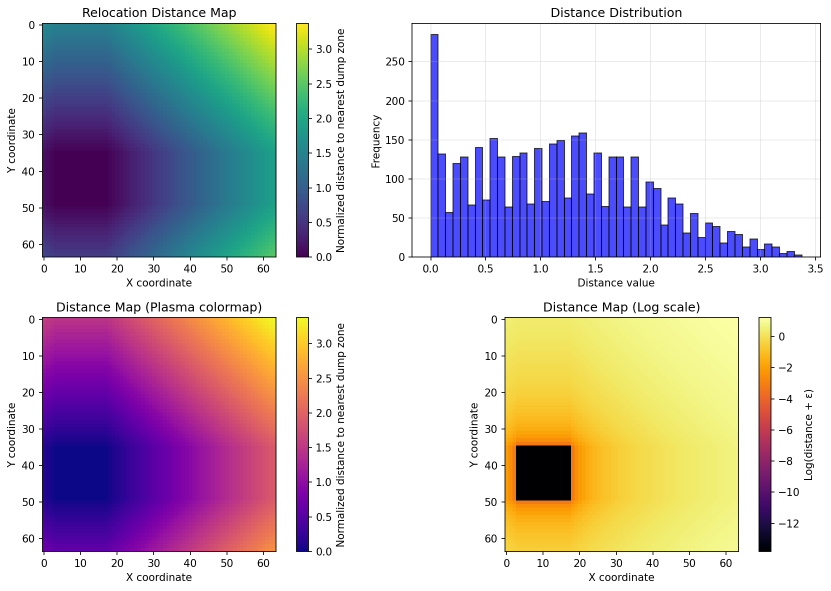
#> input picture trenches_sep_distance_1.png, 1662 x 1181 px (shown at 1/2 size)
$ python screenshot_grid.py .. out.png
#> lines starting #> are read from the running program, lines starting #| are printed output that depends on the picture
#!/usr/bin/env python3
"""Create a marked grid view from a directory of screenshot frames."""

from __future__ import annotations

import argparse
import math
import re
from pathlib import Path
from typing import Iterable

try:
    from PIL import Image, ImageDraw, ImageFont
except ImportError as exc:  # pragma: no cover - depends on local environment
    raise SystemExit(
        "This script needs Pillow. Install it with `pip install pillow` or run it "
        "inside the repo's `terra` conda environment."
    ) from exc


IMAGE_SUFFIXES = {".png", ".jpg", ".jpeg", ".webp"}


def natural_key(path: Path) -> list[int | str]:
    parts = re.split(r"(\d+)", path.name.lower())
    return [int(part) if part.isdigit() else part for part in parts]


def parse_color(value: str) -> tuple[int, int, int, int]:
    value = value.strip().lstrip("#")
    if len(value) not in (6, 8):
        raise ValueError("Colors must be hex RGB or RGBA, e.g. ffffff or ffffffff")
    channels = [int(value[i : i + 2], 16) for i in range(0, len(value), 2)]
    if len(channels) == 3:
        channels.append(255)
    return tuple(channels)  # type: ignore[return-value]


def parse_crop(crop: str | None) -> tuple[int, int, int, int] | None:
    if crop is None:
        return None
    values = [int(value.strip()) for value in crop.split(",")]
    if len(values) != 4:
        raise ValueError("--crop must have four comma-separated integers: x,y,w,h")
    x, y, width, height = values
    if width <= 0 or height <= 0:
        raise ValueError("--crop width and height must be positive")
    return x, y, x + width, y + height


def parse_grid(grid: str | None) -> tuple[int, int] | None:
    if grid is None:
        return None
    normalized = grid.lower().replace(" ", "")
    if "x" not in normalized:
        raise ValueError("--grid must be formatted as columnsxrows, e.g. 4x2")
    columns_s, rows_s = normalized.split("x", 1)
    columns = int(columns_s)
    rows = int(rows_s)
    if columns <= 0 or rows <= 0:
        raise ValueError("--grid columns and rows must be positive")
    return columns, rows


def parse_indices(value: str | None) -> list[int] | None:
    if value is None:
        return None
    indices = [int(part.strip()) for part in value.split(",") if part.strip()]
    if not indices:
        raise ValueError("--indices must contain at least one 1-based index")
    if any(index <= 0 for index in indices):
        raise ValueError("--indices values must be positive 1-based integers")
    return indices


def find_images(input_dir: Path, pattern: str | None) -> list[Path]:
    if not input_dir.is_dir():
        raise ValueError(f"Input path is not a directory: {input_dir}")

    if pattern is None:
        paths = [
            path
            for path in input_dir.iterdir()
            if path.is_file() and path.suffix.lower() in IMAGE_SUFFIXES
        ]
    else:
        paths = [
            path
            for path in input_dir.glob(pattern)
            if path.is_file() and path.suffix.lower() in IMAGE_SUFFIXES
        ]
    return sorted(paths, key=natural_key)


def load_images(
    paths: Iterable[Path],
    *,
    crop_box: tuple[int, int, int, int] | None,
    scale: float,
) -> list[tuple[int, Image.Image]]:
    if scale <= 0:
        raise ValueError("--scale must be greater than zero")

    frames: list[tuple[int, Image.Image]] = []
    for index, path in enumerate(paths, start=1):
        with Image.open(path) as source:
            image = source.convert("RGBA")
            if crop_box is not None:
                image = image.crop(crop_box)
            if scale != 1.0:
                new_size = (
                    max(1, round(image.width * scale)),
                    max(1, round(image.height * scale)),
                )
                image = image.resize(new_size, Image.Resampling.LANCZOS)
            frames.append((index, image.copy()))
    return frames


def normalize_frame_sizes(
    indexed_frames: Iterable[tuple[int, Image.Image]],
    background: tuple[int, int, int, int],
) -> list[tuple[int, Image.Image]]:
    indexed_frames = list(indexed_frames)
    if not indexed_frames:
        return []

    width = max(frame.width for _, frame in indexed_frames)
    height = max(frame.height for _, frame in indexed_frames)
    normalized: list[tuple[int, Image.Image]] = []
    for index, frame in indexed_frames:
        canvas = Image.new("RGBA", (width, height), background)
        x = (width - frame.width) // 2
        y = (height - frame.height) // 2
        canvas.alpha_composite(frame, (x, y))
        normalized.append((index, canvas))
    return normalized


def get_font(size: int) -> ImageFont.ImageFont:
    for font_name in ("DejaVuSans-Bold.ttf", "Arial Bold.ttf", "Arial.ttf"):
        try:
            return ImageFont.truetype(font_name, size=size)
        except OSError:
            continue
    return ImageFont.load_default()


def get_label_font(size: int | None) -> ImageFont.ImageFont:
    if size is None:
        return ImageFont.load_default()
    for font_name in ("DejaVuSans.ttf", "Arial.ttf"):
        try:
            return ImageFont.truetype(font_name, size=size)
        except OSError:
            continue
    return ImageFont.load_default()


def draw_waypoint_mark(
    image: Image.Image,
    *,
    text: str,
    xy: tuple[int, int],
    fill: tuple[int, int, int, int],
    outline: tuple[int, int, int, int],
    text_fill: tuple[int, int, int, int],
    scale: float,
) -> None:
    draw = ImageDraw.Draw(image)
    radius = max(12, round(21 * scale))
    outline_width = max(2, round(3 * scale))
    x, y = xy
    box = (x, y, x + 2 * radius, y + 2 * radius)
    draw.ellipse(box, fill=fill, outline=outline, width=outline_width)

    font = get_font(max(10, round(18 * scale)))
    text_box = draw.textbbox((0, 0), text, font=font)
    text_width = text_box[2] - text_box[0]
    text_height = text_box[3] - text_box[1]
    text_x = x + radius - text_width / 2
    text_y = y + radius - text_height / 2 - text_box[1]
    draw.text((text_x, text_y), text, fill=text_fill, font=font)


def make_grid(
    indexed_frames: list[tuple[int, Image.Image]],
    *,
    columns: int | None,
    padding: int,
    margin: int,
    background: tuple[int, int, int, int],
    mark: bool,
    mark_prefix: str,
    mark_start: int,
    mark_step: int,
    mark_fill: tuple[int, int, int, int],
    mark_outline: tuple[int, int, int, int],
    mark_text: tuple[int, int, int, int],
    label: bool,
    label_template: str,
    label_position: str,
    label_shape: str,
    label_circle_scale: float,
    label_reference_size: int,
    label_base_font_size: float,
) -> Image.Image:
    if not indexed_frames:
        raise ValueError("No screenshots found")
    if padding < 0 or margin < 0:
        raise ValueError("--padding and --margin must be non-negative")

    indexed_frames = normalize_frame_sizes(indexed_frames, background)
    frame_width = indexed_frames[0][1].width
    frame_height = indexed_frames[0][1].height
    label_height = 18 if label and label_position == "below" else 0

    if columns is None:
        columns = math.ceil(math.sqrt(len(indexed_frames)))
    if columns <= 0:
        raise ValueError("--columns must be greater than zero")
    rows = math.ceil(len(indexed_frames) / columns)

    sheet_width = 2 * margin + columns * frame_width + (columns - 1) * padding
    sheet_height = (
        2 * margin + rows * (frame_height + label_height) + (rows - 1) * padding
    )
    sheet = Image.new("RGBA", (sheet_width, sheet_height), background)
    draw = ImageDraw.Draw(sheet)
    if label_position == "below":
        font = get_label_font(None)
    else:
        label_scale = min(frame_width, frame_height) / label_reference_size
        font = get_label_font(max(1, round(label_base_font_size * label_scale)))

    mark_scale = max(0.55, min(frame_width, frame_height) / 700)
    for output_index, (source_index, frame) in enumerate(indexed_frames):
        row = output_index // columns
        col = output_index % columns
        x = margin + col * (frame_width + padding)
        y = margin + row * (frame_height + label_height + padding)
        mark_value = mark_start + (source_index - 1) * mark_step
        sheet.alpha_composite(frame, (x, y))
        if mark:
            mark_text_value = f"{mark_prefix}{mark_value}"
            offset = max(10, round(14 * mark_scale))
            draw_waypoint_mark(
                sheet,
                text=mark_text_value,
                xy=(x + offset, y + offset),
                fill=mark_fill,
                outline=mark_outline,
                text_fill=mark_text,
                scale=mark_scale,
            )
        if label:
            label_text = label_template.format(
                index=output_index + 1,
                mark=mark_value,
                source=source_index,
            )
            if label_position == "below":
                draw.text(
                    (x + 3, y + frame_height + 3),
                    label_text,
                    fill=(20, 20, 20, 255),
                    font=font,
                )
            else:
                text_box = draw.textbbox((0, 0), label_text, font=font)
                text_width = text_box[2] - text_box[0]
                text_height = text_box[3] - text_box[1]
                box_padding = max(3, round(text_height * 0.12))
                if label_shape == "circle":
                    box_size = round(
                        (max(text_width, text_height) + 2 * box_padding)
                        * label_circle_scale
                    )
                    if label_position == "top-right":
                        box_x = x + frame_width - box_size - 4
                    else:
                        box_x = x + 4
                    box_y = y + 4
                    draw.ellipse(
                        (box_x, box_y, box_x + box_size, box_y + box_size),
                        fill=(255, 255, 255, 230),
                    )
                    text_x = box_x + (box_size - text_width) / 2
                    text_y = box_y + (box_size - text_height) / 2 - text_box[1]
                else:
                    box_width = text_width + 2 * box_padding
                    box_height = text_height + 2 * box_padding
                    if label_position == "top-right":
                        box_x = x + frame_width - box_width - 4
                    else:
                        box_x = x + 4
                    box_y = y + 4
                    if label_shape == "rectangle":
                        draw.rectangle(
                            (box_x, box_y, box_x + box_width, box_y + box_height),
                            fill=(255, 255, 255, 230),
                        )
                    else:
                        draw.rounded_rectangle(
                            (box_x, box_y, box_x + box_width, box_y + box_height),
                            radius=max(3, round(text_height * 0.18)),
                            fill=(255, 255, 255, 230),
                        )
                    text_x = box_x + box_padding
                    text_y = box_y + box_padding - text_box[1]
                draw.text(
                    (text_x, text_y),
                    label_text,
                    fill=(20, 20, 20, 255),
                    font=font,
                )

    return sheet


def parse_args() -> argparse.Namespace:
    parser = argparse.ArgumentParser(
        description="Create a marked PNG grid from screenshot frames in a directory."
    )
    parser.add_argument("input_dir", type=Path, help="Directory containing screenshots")
    parser.add_argument("output", type=Path, help="Output PNG path")
    parser.add_argument(
        "--pattern",
        default=None,
        help="Optional glob pattern within input_dir, e.g. 'Screenshot*.png'",
    )
    parser.add_argument(
        "--grid",
        type=str,
        default=None,
        help="Set the output grid as columnsxrows, e.g. 4x2",
    )
    parser.add_argument(
        "--columns",
        type=int,
        default=None,
        help="Number of columns. Defaults to a near-square layout.",
    )
    parser.add_argument(
        "--crop",
        type=str,
        default=None,
        help="Crop each screenshot before layout as x,y,w,h",
    )
    parser.add_argument(
        "--scale",
        type=float,
        default=1.0,
        help="Scale each screenshot before layout (default: 1.0)",
    )
    parser.add_argument(
        "--padding",
        type=int,
        default=12,
        help="Pixels between screenshots (default: 12)",
    )
    parser.add_argument(
        "--margin",
        type=int,
        default=12,
        help="Outer margin in pixels (default: 12)",
    )
    parser.add_argument(
        "--background",
        default="ffffff",
        help="Hex background color, RGB/RGBA (default: ffffff)",
    )
    parser.add_argument(
        "--no-mark",
        action="store_true",
        help="Do not draw waypoint-style numbered marks",
    )
    parser.add_argument(
        "--label",
        action="store_true",
        help="Add GIF-contact-sheet-style text labels below each cell",
    )
    parser.add_argument(
        "--label-template",
        default="waypoint {mark}",
        help=(
            "Label text template. Available fields: {index}, {mark}, {source} "
            "(default: 'waypoint {mark}')."
        ),
    )
    parser.add_argument(
        "--label-position",
        choices=("top-left", "top-right", "below"),
        default="below",
        help="Where to draw --label text (default: below)",
    )
    parser.add_argument(
        "--label-shape",
        choices=("rectangle", "rounded", "circle"),
        default="rounded",
        help="Shape for overlaid label backgrounds (default: rounded)",
    )
    parser.add_argument(
        "--label-circle-scale",
        type=float,
        default=1.0,
        help="Scale circular label backgrounds without changing text (default: 1.0)",
    )
    parser.add_argument(
        "--label-reference-size",
        type=int,
        default=64,
        help=(
            "Reference frame size used to scale overlaid label text. The default "
            "matches the 64x64 GIF contact-sheet cells."
        ),
    )
    parser.add_argument(
        "--label-base-font-size",
        type=float,
        default=10,
        help="Font size at --label-reference-size for overlaid labels (default: 10)",
    )
    parser.add_argument(
        "--mark-prefix",
        default="",
        help="Text prefix for the numbered marks (default: none)",
    )
    parser.add_argument(
        "--mark-start",
        type=int,
        default=1,
        help="First mark number (default: 1)",
    )
    parser.add_argument(
        "--mark-step",
        type=int,
        default=1,
        help=(
            "Increment between mark numbers. Use 2 for dig-only frames from "
            "alternating dig/dump waypoints (default: 1)."
        ),
    )
    parser.add_argument(
        "--mark-fill",
        default="ffcc00",
        help="Hex fill color for numbered marks (default: ffcc00)",
    )
    parser.add_argument(
        "--mark-outline",
        default="141414",
        help="Hex outline color for numbered marks (default: 141414)",
    )
    parser.add_argument(
        "--mark-text",
        default="141414",
        help="Hex text color for numbered marks (default: 141414)",
    )
    parser.add_argument(
        "--stride",
        type=int,
        default=1,
        help="Use every Nth screenshot after sorting (default: 1)",
    )
    parser.add_argument(
        "--indices",
        default=None,
        help=(
            "Comma-separated 1-based screenshot indices after sorting, e.g. "
            "'1,3,5,6'. Overrides --stride."
        ),
    )
    return parser.parse_args()


def main() -> None:
    args = parse_args()
    if args.mark_step <= 0:
        raise ValueError("--mark-step must be greater than zero")
    if args.label_reference_size <= 0:
        raise ValueError("--label-reference-size must be greater than zero")
    if args.label_base_font_size <= 0:
        raise ValueError("--label-base-font-size must be greater than zero")
    if args.label_circle_scale <= 0:
        raise ValueError("--label-circle-scale must be greater than zero")
    if args.stride <= 0:
        raise ValueError("--stride must be greater than zero")

    grid = parse_grid(args.grid)
    if grid is not None and args.columns is not None:
        raise ValueError("Use either --grid or --columns, not both")

    paths = find_images(args.input_dir, args.pattern)
    indices = parse_indices(args.indices)
    if indices is not None:
        max_index = len(paths)
        if any(index > max_index for index in indices):
            raise ValueError(
                f"--indices contains a value greater than screenshot count {max_index}"
            )
        paths = [paths[index - 1] for index in indices]
    else:
        paths = paths[:: args.stride]
    if grid is not None:
        columns, rows = grid
        frame_count = columns * rows
        if len(paths) > frame_count:
            paths = paths[:frame_count]
    else:
        columns = args.columns

    frames = load_images(paths, crop_box=parse_crop(args.crop), scale=args.scale)
#> in load_images, source is the input picture: PIL image 1662x1181 RGBA; mean R, G, B, A 201.4, 192, 198.1, 255
#> frames = 2 items
    sheet = make_grid(
        frames,
        columns=columns,
        padding=args.padding,
        margin=args.margin,
        background=parse_color(args.background),
        mark=not args.no_mark,
        mark_prefix=args.mark_prefix,
        mark_start=args.mark_start,
        mark_step=args.mark_step,
        mark_fill=parse_color(args.mark_fill),
        mark_outline=parse_color(args.mark_outline),
        mark_text=parse_color(args.mark_text),
        label=args.label,
        label_template=args.label_template,
        label_position=args.label_position,
        label_shape=args.label_shape,
        label_circle_scale=args.label_circle_scale,
        label_reference_size=args.label_reference_size,
        label_base_font_size=args.label_base_font_size,
    )
#> in normalize_frame_sizes, `width = max(frame.width for _, frame in indexed_frames)`: width = 1673
#> in normalize_frame_sizes, `height = max(frame.height for _, frame in indexed_frames)`: height = 1181
#> the loop in normalize_frame_sizes, `for index, frame in indexed_frames:` made 2 passes
#> (index, x, y) on passes 1 to 2: (1, 5, 0), (2, 0, 0)
#> after the loop in normalize_frame_sizes, `for index, frame in indexed_frames:`: normalized = 2 items
#> in make_grid, `columns = math.ceil(math.sqrt(len(indexed_frames)))`: columns = 2
#> in make_grid, `rows = math.ceil(len(indexed_frames) / columns)`: rows = 1
#> in make_grid, `sheet_width = 2 * margin + columns * frame_width + (columns - 1) * pad..`: sheet_width = 3382
#> in make_grid, `sheet_height = ( 2 * margin + rows * (frame_height + label_height) + (..`: sheet_height = 1205
#> in make_grid, `sheet = Image.new("RGBA", (sheet_width, sheet_height), background)`: sheet: PIL image 3382x1205 RGBA; every value is 255
#> the loop in make_grid, `for output_index, (source_index, frame) in enumerate(indexed_frames):` made 2 passes
#> (output_index, source_index, row, col, mark_value, mark_text_value) on passes 1 to 2: (0, 1, 0, 0, 1, '1'), (1, 2, 0, 1, 2, '2')
#> after the loop in make_grid, `for output_index, (source_index, frame) in enumerate(indexed_frames):`:
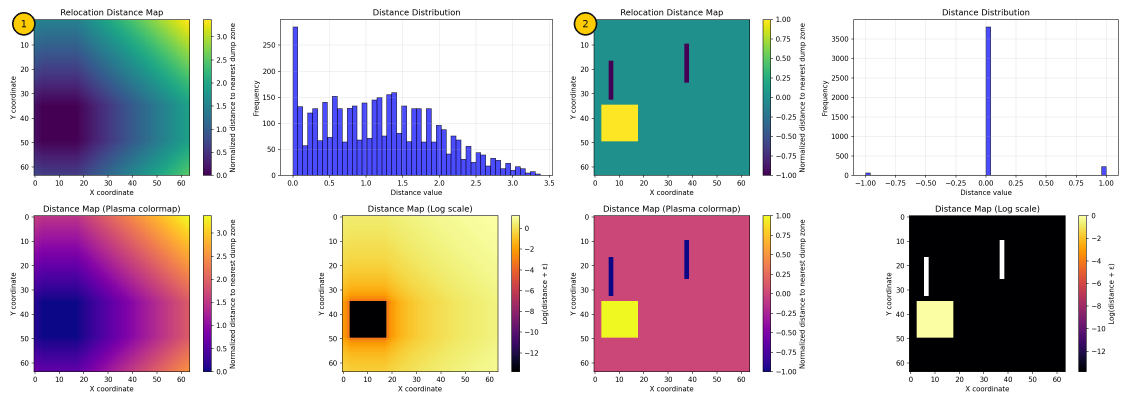
#> sheet: PIL image 3382x1205 RGBA (shown at 1/3 size); mean R, G, B, A 198.2, 192.2, 196.1, 255

    args.output.parent.mkdir(parents=True, exist_ok=True)
    if sheet.mode == "RGBA" and parse_color(args.background)[3] == 255:
        sheet = sheet.convert("RGB")
#> sheet: PIL image 3382x1205 RGB
    sheet.save(args.output)
    print(
        f"Saved {args.output} with {len(frames)} screenshots ({sheet.width}x{sheet.height})."
    )
#| Saved out.png with 2 screenshots (3382x1205).


if __name__ == "__main__":
    main()
